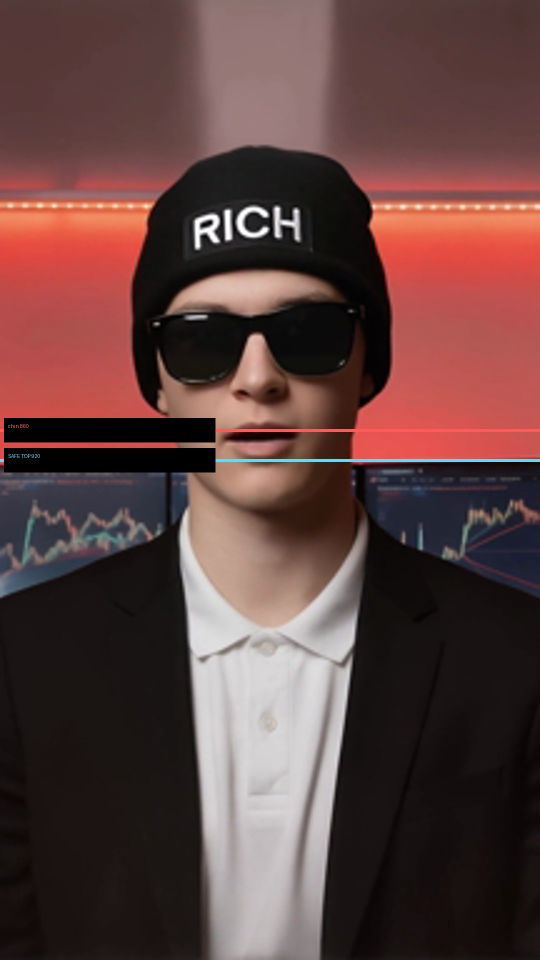
#> input picture lipsync_part_a-safearea.jpg, 1080 x 1920 px (shown at 1/2 size)
$ python -i render_captions.py   (imports and definitions only)
#> lines starting #> are read from the running program, lines starting #| are printed output that depends on the picture
# -*- coding: utf-8 -*-
"""Render the full overlay (captions + hook/punch text + CTA) for a given style.
Cards are added by render_cards.py (composited in the frame builder)."""
import sys, os
from PIL import Image, ImageDraw, ImageEnhance
import timeline as T
from render_lib import *

GREEN = (*getattr(T, "ACCENT", (11, 222, 133)), 255)   # accent (per-clip via timeline.ACCENT; default brand green)
WHITE = (255, 255, 255, 255)
YELLOW = (255, 214, 10, 255)
INK = (10, 12, 16, 255)

STYLES = {
    # loud tiktok: big, thick outline, no bar, active word green pop, numbers yellow
    "bold": dict(size=104, weight="bold", bar=None, outline=(0,0,0,255), ow=12,
                 active=GREEN, base=WHITE, num=YELLOW, y=1200, pop=True, shadow=(0,7,(0,0,0,150))),
    # terminal/coder: dark rounded bar, mono-ish, green active, cursor
    "terminal": dict(size=88, weight="semi", bar=(8,10,14,235), outline=None, ow=0,
                 active=GREEN, base=(225,235,230,255), num=GREEN, y=1230, pop=False,
                 barpad=(46,26), cursor=True, shadow=None),
    # clean editorial: subtle translucent pill, semibold, green active underline
    "clean": dict(size=92, weight="semi", bar=(18,20,26,180), outline=None, ow=0,
                 active=GREEN, base=WHITE, num=WHITE, y=1215, pop=False,
                 barpad=(54,30), underline=True, shadow=(0,4,(0,0,0,120))),
}

def is_num(w):
    return w.strip() in {"1","2","3","4"}

# [148 lines left out: functions draw_caption, fit_font, draw_hook, draw_punch, draw_cta, draw_counter, not called in this run]

_IMG_CACHE = {}
def _cover_crop(src):
    """Cover-crop a PIL RGB image to the canvas + a dark/moody grade (matches
    this episode's own brief spec: contrast+, shadows-, saturation-)."""
    sw, sh = src.size
#> sw = 1080; sh = 1920
    scale = T.H / sh
#> scale = 1
    nw = int(sw * scale)
#> nw = 1080
    src = src.resize((nw, T.H))
#> src is the input picture: PIL image 1080x1920 RGB; mean R, G, B 94.7, 65.7, 63.6
    x0 = (nw - T.W) // 2
#> x0 = 0
    src = src.crop((x0, 0, x0 + T.W, T.H))
    src = ImageEnhance.Contrast(src).enhance(1.15)
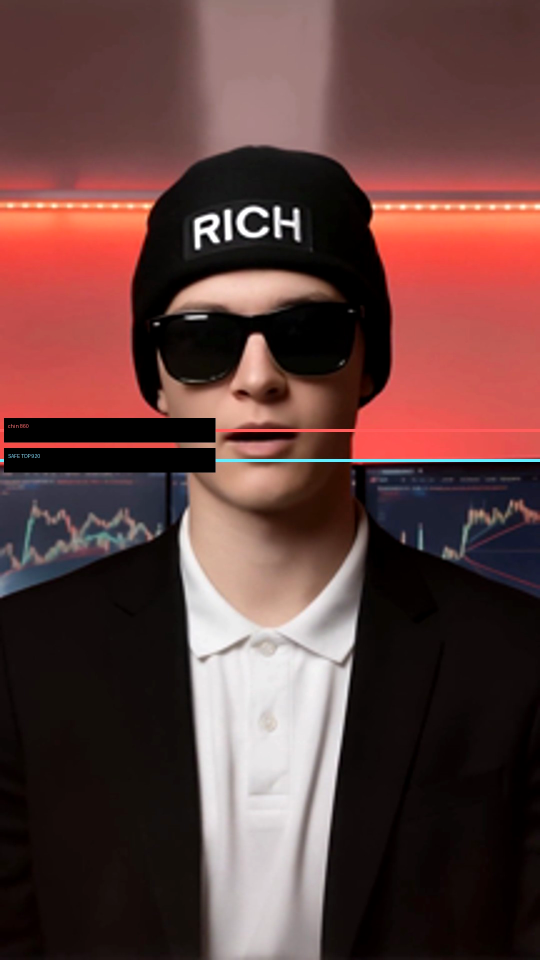
#> src: PIL image 1080x1920 RGB (shown at 1/2 size); mean R, G, B 97.4, 64.3, 61.9
    src = ImageEnhance.Color(src).enhance(0.85)
    src = ImageEnhance.Brightness(src).enhance(0.92)
    return src.convert("RGBA")

def _load_photo(path):
    im = _IMG_CACHE.get(path)
    if im is None:
        im = _cover_crop(Image.open(path).convert("RGB"))
        _IMG_CACHE[path] = im
    return im

# [109 lines left out: functions _load_video_frame, draw_kinetic, draw_traps_card, _current_cutaway_kind, draw_cutaway, build_frame_scene and 2 more, not called in this run]

# [12 lines not run here, left out]

>>> result = _load_photo('../../../../lipsync_part_a-safearea.jpg')

$ run again, on lipsync_part_c-safearea.jpg
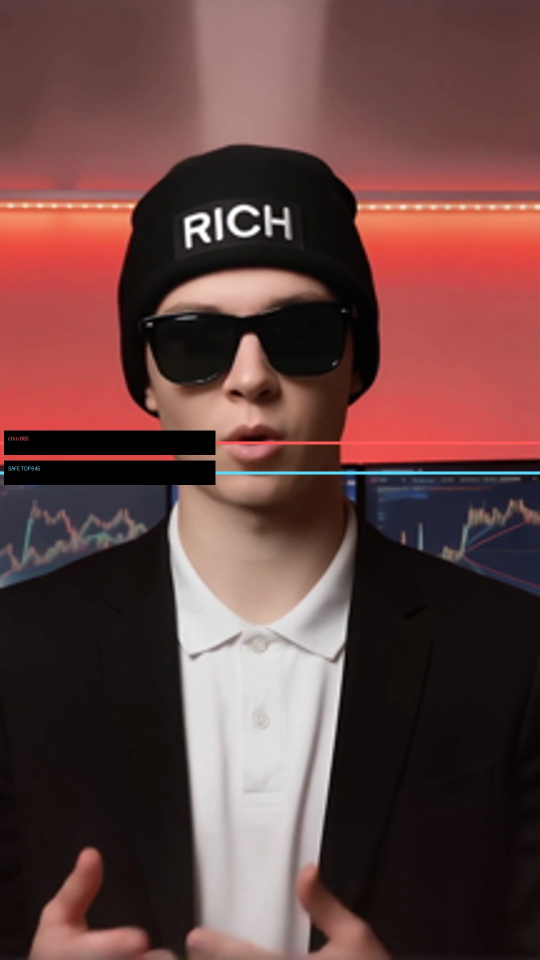
#> input picture lipsync_part_c-safearea.jpg, 1080 x 1920 px (shown at 1/2 size)
#> sw = 1080; sh = 1920
#> scale = 1
#> nw = 1080
#> in _cover_crop, src is the input picture: PIL image 1080x1920 RGB; mean R, G, B 101.7, 67.9, 66
#> x0 = 0
#> in _cover_crop, `src = ImageEnhance.Contrast(src).enhance(1.15)`:
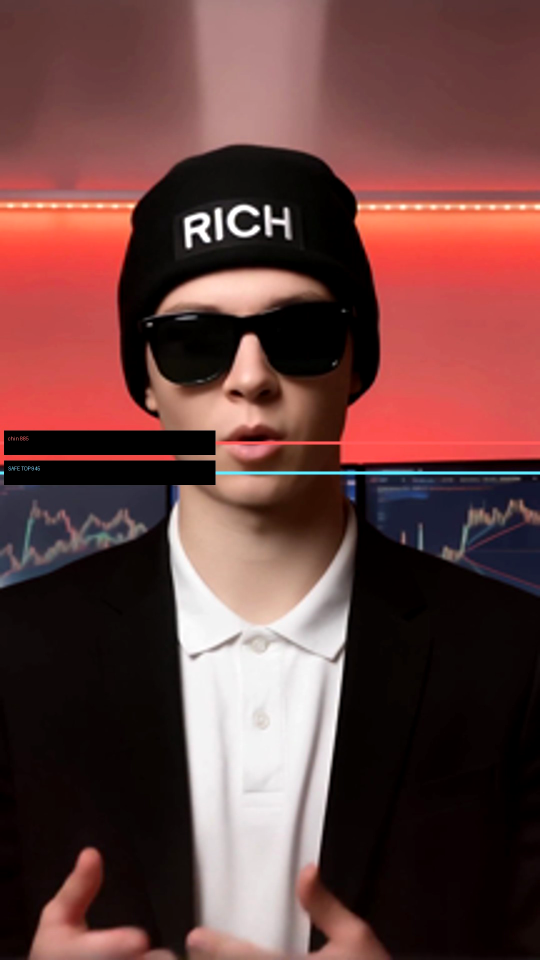
#> src: PIL image 1080x1920 RGB (shown at 1/2 size); mean R, G, B 104.9, 66.4, 64.2
